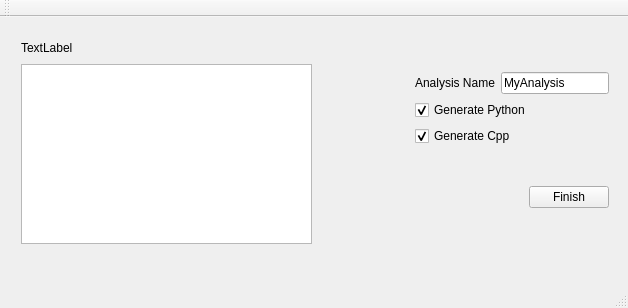
<?xml version="1.0" encoding="UTF-8"?>
<ui version="4.0">
 <class>MainWindow</class>
 <widget class="QMainWindow" name="MainWindow">
  <property name="geometry">
   <rect>
    <x>0</x>
    <y>0</y>
    <width>628</width>
    <height>308</height>
   </rect>
  </property>
  <property name="minimumSize">
   <size>
    <width>628</width>
    <height>308</height>
   </size>
  </property>
  <property name="windowTitle">
   <string>MainWindow</string>
  </property>
  <widget class="QWidget" name="centralWidget">
   <widget class="QLabel" name="labelTitle">
    <property name="geometry">
     <rect>
      <x>-10</x>
      <y>-30</y>
      <width>59</width>
      <height>19</height>
     </rect>
    </property>
    <property name="text">
     <string>TextLabel</string>
    </property>
   </widget>
   <widget class="QWidget" name="layoutWidget">
    <property name="geometry">
     <rect>
      <x>10</x>
      <y>10</y>
      <width>610</width>
      <height>228</height>
     </rect>
    </property>
    <layout class="QHBoxLayout" name="horizontalLayout_5">
     <item>
      <layout class="QVBoxLayout" name="verticalLayout">
       <item>
        <layout class="QHBoxLayout" name="horizontalLayout">
         <item>
          <widget class="QLabel" name="label">
           <property name="text">
            <string>TextLabel</string>
           </property>
          </widget>
         </item>
         <item>
          <spacer name="horizontalSpacer">
           <property name="orientation">
            <enum>Qt::Horizontal</enum>
           </property>
           <property name="sizeHint" stdset="0">
            <size>
             <width>40</width>
             <height>20</height>
            </size>
           </property>
          </spacer>
         </item>
        </layout>
       </item>
       <item>
        <layout class="QGridLayout" name="gridLayout">
         <item row="0" column="0">
          <widget class="QTableView" name="tableView"/>
         </item>
        </layout>
       </item>
      </layout>
     </item>
     <item>
      <layout class="QVBoxLayout" name="verticalLayout_3">
       <item>
        <layout class="QHBoxLayout" name="horizontalLayout_3">
         <item>
          <spacer name="horizontalSpacer_2">
           <property name="orientation">
            <enum>Qt::Horizontal</enum>
           </property>
           <property name="sizeHint" stdset="0">
            <size>
             <width>40</width>
             <height>20</height>
            </size>
           </property>
          </spacer>
         </item>
         <item>
          <layout class="QVBoxLayout" name="verticalLayout_2">
           <item>
            <layout class="QHBoxLayout" name="horizontalLayout_2">
             <item>
              <widget class="QLabel" name="labelAnalysisName">
               <property name="text">
                <string>Analysis Name</string>
               </property>
              </widget>
             </item>
             <item>
              <widget class="QLineEdit" name="lineEditAnalysisName">
               <property name="text">
                <string>MyAnalysis</string>
               </property>
               <property name="clearButtonEnabled">
                <bool>false</bool>
               </property>
              </widget>
             </item>
            </layout>
           </item>
           <item>
            <widget class="QCheckBox" name="checkBoxPython">
             <property name="text">
              <string>Generate Python</string>
             </property>
             <property name="checked">
              <bool>true</bool>
             </property>
            </widget>
           </item>
           <item>
            <widget class="QCheckBox" name="checkBoxCpp">
             <property name="text">
              <string>Generate Cpp</string>
             </property>
             <property name="checked">
              <bool>true</bool>
             </property>
            </widget>
           </item>
          </layout>
         </item>
        </layout>
       </item>
       <item>
        <layout class="QHBoxLayout" name="horizontalLayout_4">
         <item>
          <spacer name="horizontalSpacer_3">
           <property name="orientation">
            <enum>Qt::Horizontal</enum>
           </property>
           <property name="sizeHint" stdset="0">
            <size>
             <width>40</width>
             <height>20</height>
            </size>
           </property>
          </spacer>
         </item>
         <item>
          <widget class="QPushButton" name="pushButton">
           <property name="text">
            <string>Finish</string>
           </property>
          </widget>
         </item>
        </layout>
       </item>
      </layout>
     </item>
    </layout>
   </widget>
  </widget>
  <widget class="QMenuBar" name="menuBar">
   <property name="geometry">
    <rect>
     <x>0</x>
     <y>0</y>
     <width>628</width>
     <height>22</height>
    </rect>
   </property>
  </widget>
  <widget class="QToolBar" name="mainToolBar">
   <attribute name="toolBarArea">
    <enum>TopToolBarArea</enum>
   </attribute>
   <attribute name="toolBarBreak">
    <bool>false</bool>
   </attribute>
  </widget>
  <widget class="QStatusBar" name="statusBar"/>
 </widget>
 <layoutdefault spacing="6" margin="11"/>
 <resources/>
 <connections/>
</ui>
